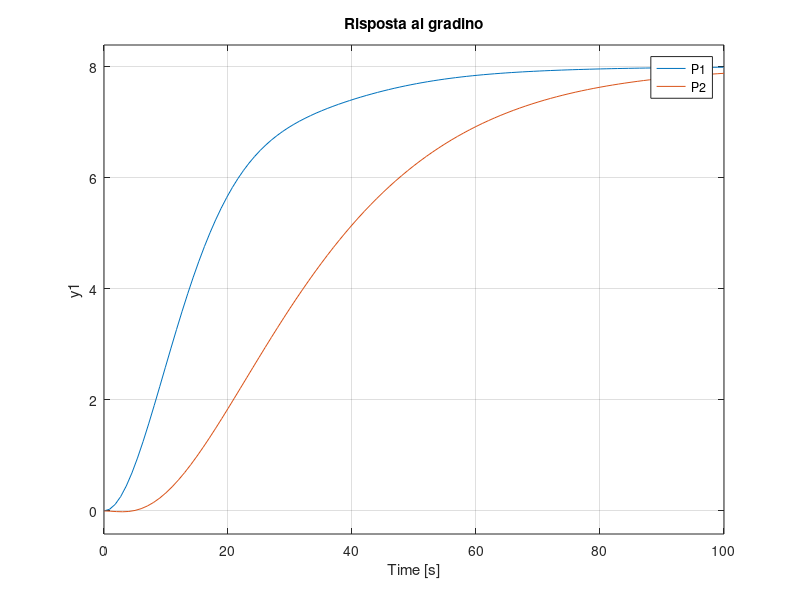
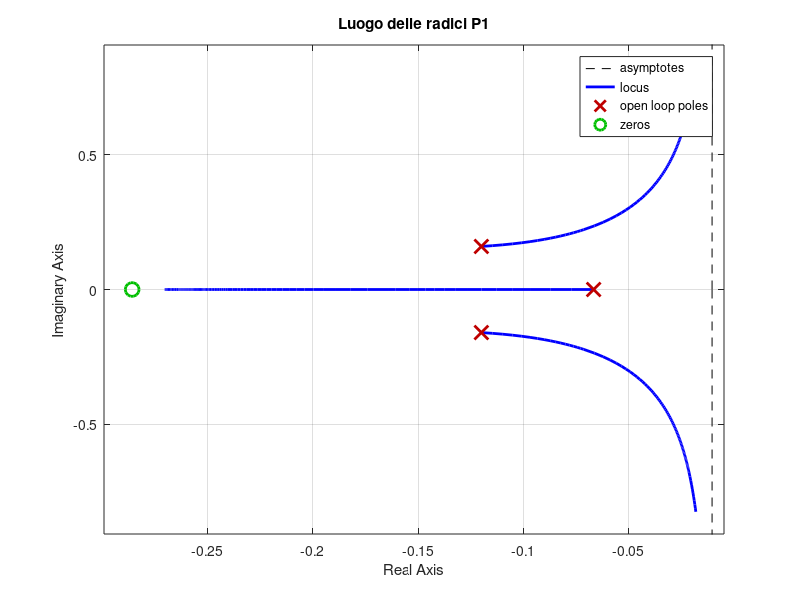
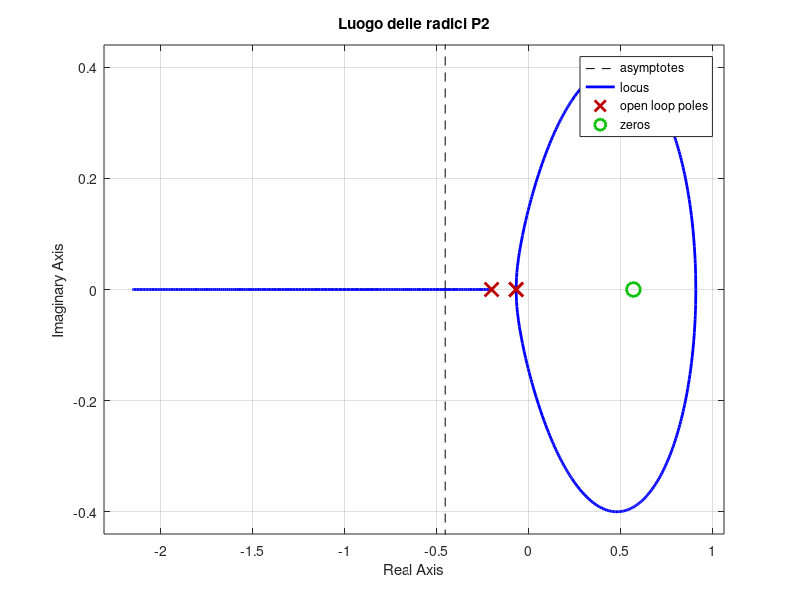
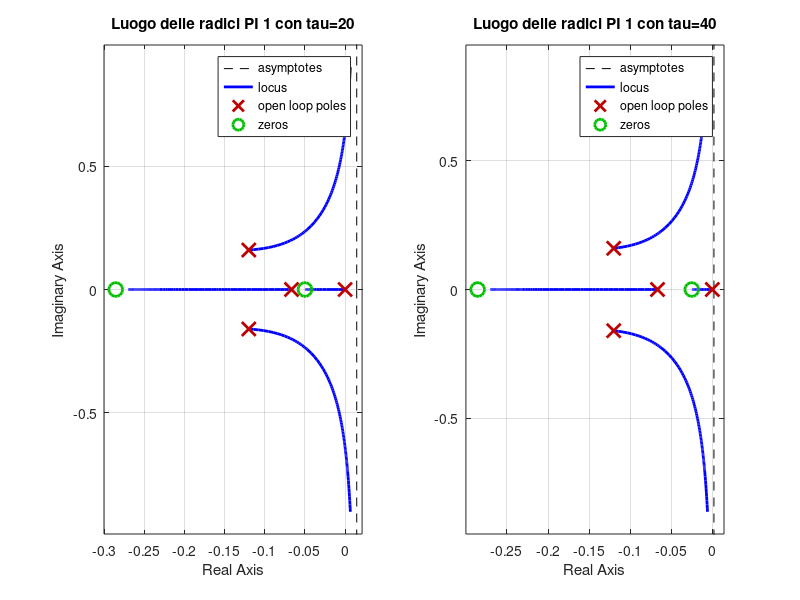

Write MATLAB code to recreate these figures, in order. (Note: this script raises an error after producing the figures.)
clc
clear all
close all
a=6; b=0; c=2; d=3; e=7; f=6;
M=max([a,b,c,d,e,f]); m=(b+d+f)/3; q=(a+c+e)/3;
%funzioni di trasferimento
    %prima fdt
    alpha1=0.5*M;
    tau1=M+m+q;
    tau2=q;
    K=m+q;
    eta=m/q;
    P11=tf(K*[alpha1,1],[tau2^2, 2*tau2*eta, 1]);
    P12=tf(1,[tau1, 1]);
    P1=P11*P12;
%seconda fdt
    alpha2=0.25*M;
    P21=tf(K*[-alpha2,1],[tau1^2, 2*tau1 , 1]);
    P22=tf(1,[tau2, 1]);
    P2=P21*P22;
%calcolo dei poli,zeri,guadagno
Pm1=zpk(P1);
Pm2=zpk(P2);
[Zeri1,Poli1,K1] = zpkdata(Pm1);
guadagno1=dcgain(Pm1);
[Zeri2,Poli2,K2] = zpkdata(Pm2);
guadagno2=dcgain(Pm2);
%Studiare numericamente la risposta
...in funzione del tempo per un ingresso a gradino.
figure(1)
step(P1,P2); 
grid on
legend('P1','P2')
title('Risposta al gradino')




%%
%TERZO ESERCIZIO
%%prima fdt
Kc1=1;
C1=tf(Kc1,1);
G1=P1*C1;
figure(2)
rlocus(G1)
title('Luogo delle radici P1')
%seconda fdt
Kc2=1;
C2=tf(Kc2,1);
G2=P2*C2;
figure(3)
rlocus(G2)
title('Luogo delle radici P2')
%ripetere per un controllore proporzionale integrale 


%controllore PI 1
tauI1=20;
Kc11=1;
CI1=tf([tauI1*Kc11,Kc11],[tauI1,0]);
GI1=CI1*P1;
figure(4)
subplot(1,2,1)
rlocus(GI1)
title('Luogo delle radici PI 1 con tau=20')
tauI1=40;
Kc11=1;
CI1=tf([tauI1*Kc11,Kc11],[tauI1,0]);
GI1=CI1*P1;
subplot(1,2,2)
rlocus(GI1)
title('Luogo delle radici PI 1 con tau=40')
%controllore PI 2
tauI2=0.5;
Kc22=1;
CI2=tf([tauI2*Kc22,Kc22],[tauI2,0]);
GI2=CI2*P2;
figure(5)
rlocus(GI2)
title('Luogo delle radici PI 2')

%controllore PDI
%secondo PDI
KI1=40;
KD1=0.5;
Kc111=1;
CID1=tf([KI1*KD1*Kc111,Kc111*KI1,Kc111],[KI1,0]);
GID1=CID1*P1;
figure(6)
subplot(1,2,1)
rlocus(GID1)
title('Luogo delle radici PID 1 con tauI=40 e tauD=0.5')
KI1=40;
KD1=1;
Kc111=1;
CID1=tf([KI1*KD1*Kc111,Kc111*KI1,Kc111],[KI1,0]);
GID1=CID1*P1;
subplot(1,2,2)
rlocus(GID1)
title('Luogo delle radici PID 1 tauI=40 e tauD=1')

%2 PDI
KI2=0.5;
KD2=0.3;
Kc222=1;
CID2=tf([KD2*Kc222*KI2,Kc222*KI2,Kc222],[KI2,0]);
GID2=CID2*P2;
figure(7)
rlocus(GID2)
title('Luogo delle radici PID 2')



%%
%ESERCIZIO 4
%prima FDT
 figure(14)
opt=bodeoptions;      % Opzioni di Bode di default
opt.MagUnits='abs'; % Valore assoluto di Bode. Fa diventare lineare la scala
opt.MagScale='log'; % La scala di Bode diventa assoluta (comando precedente) e logaritmica
opt.PhaseMatching='on';
subplot(1,2,1)
bode(P1,opt)
grid on
subplot(1,2,2)
 nyquist(P1)
 sgtitle('Funzione di trasfermimento P1')
 [Mg1,MP1,w_mg1,w_mf1]=margin(P1);
% Definizione P2
 theta=0.25*M;
 F21=tf(K,[tau1^2,2*tau1,1]);
 F22=tf(1,[tau2,1]);
 [n_pade, d_pade] = pade(theta, 3);
 F23= tf(n_pade, d_pade);
 F2=F21*F22*F23;
figure(15)
opt=bodeoptions;      % Opzioni di Bode di default
opt.MagUnits='abs'; % Valore assoluto di Bode. Fa diventare lineare la scala
opt.MagScale='log'; % La scala di Bode diventa assoluta (comando precedente) e logaritmica
opt.PhaseMatching='on';
 subplot(1,2,1)
 bode(F2,opt)
 grid on
 subplot(1,2,2)
 nyquist(F2)
sgtitle('Funzione di trasfermimento P2')
 [Mg2,MP2,w_mg2,w_mf2]=margin(F2);
%CON REGOLATORE PI
%PRIMO
tau_4_I1=40;
Kc_4_1=1;
CI_4_1=tf([tau_4_I1*Kc_4_1,Kc_4_1],[tau_4_I1,0]);
GI_4_1=CI_4_1*P1;
figure(16)
opt=bodeoptions;      % Opzioni di Bode di default
opt.MagUnits='abs'; % Valore assoluto di Bode. Fa diventare lineare la scala
opt.MagScale='log'; % La scala di Bode diventa assoluta (comando precedente) e logaritmica
opt.PhaseMatching='on';
 subplot(1,2,1)
 bode(GI_4_1,opt)
 grid on
 subplot(1,2,2)
 nyquist(GI_4_1)
sgtitle('Funzione di trasfermimento PI1')
 [Mg1PI,MP1PI,w_mg1PI,w_mf1PI]=margin(GI_4_1);
 %SECONDO
tau_5_I1=0.1;
Kc_5_1=1;
CI_5_1=tf([tau_5_I1*Kc_5_1,Kc_5_1],[tau_5_I1,0]);
GI_5_1=CI_5_1*F2;
figure(17)
opt=bodeoptions;      % Opzioni di Bode di default
opt.MagUnits='abs'; % Valore assoluto di Bode. Fa diventare lineare la scala
opt.MagScale='log'; % La scala di Bode diventa assoluta (comando precedente) e logaritmica
opt.PhaseMatching='on';
 subplot(1,2,1)
 bode(GI_5_1,opt)
 grid on
 subplot(1,2,2)
 nyquist(GI_5_1)
sgtitle('Funzione di trasfermimento PI2')
 [Mg2PI,MP2PI,w_mg2PI,w_mf2PI]=margin(GI_5_1);


